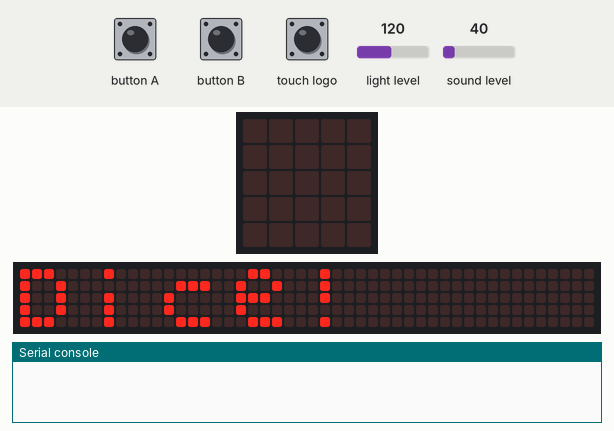
This program was run on a simulated BBC micro:bit (MakeCode). Parts: the board's 5×5 LED display, a strip that is not on the board, showing the scrolling text unrolled, the last lines printed to the serial console. The inputs (shaded band) are chosen by the test bench; at power-on: light level 120, sound level 40. Random numbers come from a fixed seed; the 48×5 strip is a reading aid, not a part: it shows the text the display is scrolling, unrolled, one strip-width of it at a time.

Above: at 4.7 s.
6.7 s: button A pressed for 0.15 s
At 7.5 s:
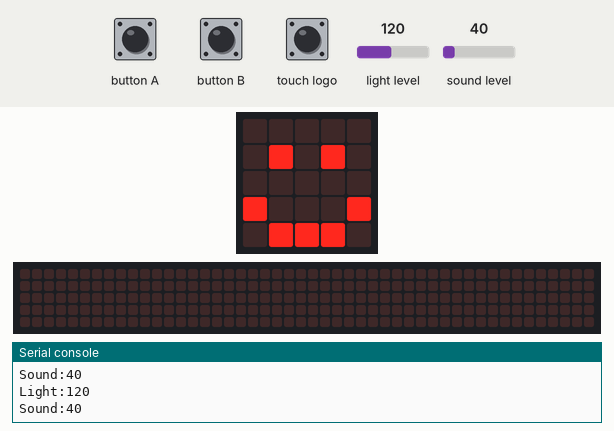
9.9 s: button A pressed for 0.15 s
At 11.4 s:
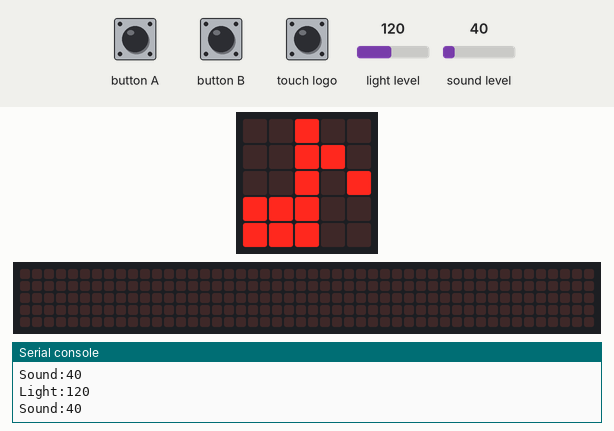
13.1 s: button A pressed for 0.15 s
At 15.4 s:
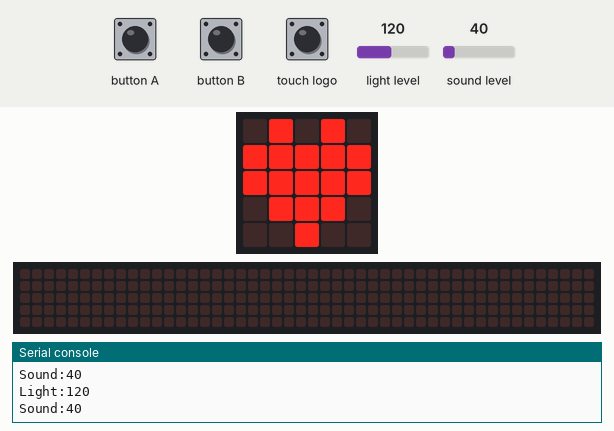
16.3 s: button A pressed for 0.15 s
At 18.1 s:
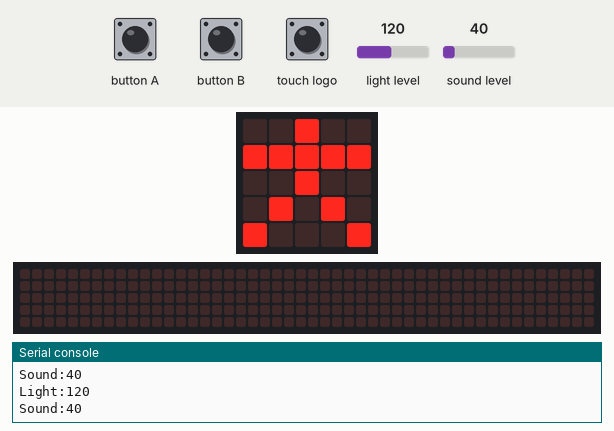
22.6 s: button B pressed for 0.15 s
At 23.2 s:
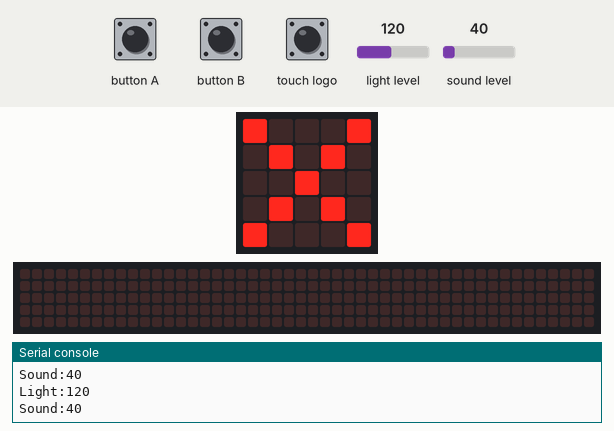
25.8 s: button B pressed for 0.15 s
At 27.1 s:
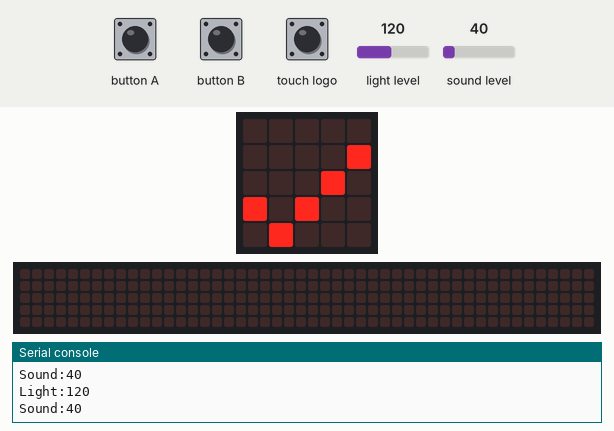
Timing chart, 0 to 28.8 s (numbered marks = the images above; inputs shaded):
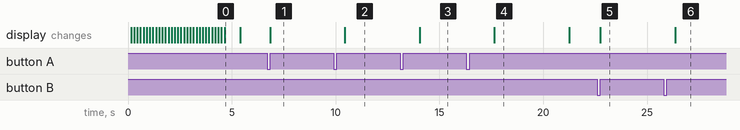

The program:

main.ts
```typescript
input.onButtonPressed(Button.A, function () {
    if (!(lock)) {
        lock = true
        tmp = randint(1, 6)
        if (tmp == 1) {
            basic.showIcon(IconNames.Heart)
        } else if (tmp == 2) {
            basic.showIcon(IconNames.Happy)
        } else if (tmp == 3) {
            basic.showIcon(IconNames.StickFigure)
        } else if (tmp == 4) {
            basic.showIcon(IconNames.Umbrella)
        } else if (tmp == 5) {
            basic.showIcon(IconNames.EigthNote)
        } else {
            basic.showIcon(IconNames.Giraffe)
        }
        basic.pause(3000)
        basic.clearScreen()
        lock = false
    }
})
input.onGesture(Gesture.Shake, function () {
    if (!(lock)) {
        lock = true
        basic.showNumber(randint(1, 6))
        basic.pause(3000)
        basic.clearScreen()
        lock = false
    }
})
input.onLogoEvent(TouchButtonEvent.Pressed, function () {
    if (!(lock)) {
        lock = true
        tmp = randint(1, 6)
        if (tmp == 1) {
            basic.showArrow(ArrowNames.North)
        } else if (tmp == 2) {
            basic.showArrow(ArrowNames.NorthEast)
        } else if (tmp == 3) {
            basic.showArrow(ArrowNames.East)
        } else if (tmp == 4) {
            basic.showArrow(ArrowNames.SouthEast)
        } else if (tmp == 5) {
            basic.showArrow(ArrowNames.South)
        } else if (tmp == 6) {
            basic.showArrow(ArrowNames.SouthWest)
        } else if (tmp == 7) {
            basic.showArrow(ArrowNames.West)
        } else {
            basic.showArrow(ArrowNames.NorthWest)
        }
        basic.pause(3000)
        basic.clearScreen()
        lock = false
    }
})
input.onButtonPressed(Button.B, function () {
    if (!(lock)) {
        lock = true
        if (Math.randomBoolean()) {
            basic.showIcon(IconNames.Yes)
        } else {
            basic.showIcon(IconNames.No)
        }
        basic.pause(3000)
        basic.clearScreen()
        lock = false
    }
})
input.onSound(DetectedSound.Loud, function () {
    if (!(lock)) {
        lock = true
        tmp = randint(1, 4)
        if (tmp == 1) {
            soundExpression.mysterious.playUntilDone()
        } else if (tmp == 2) {
            soundExpression.spring.playUntilDone()
        } else if (tmp == 3) {
            soundExpression.slide.playUntilDone()
        } else {
            music.playMelody("G E E - F D D - ", 120)
        }
        lock = false
    }
})
let tmp = 0
let lock = false
lock = false
basic.showString("Dice!")
input.setSoundThreshold(SoundThreshold.Loud, 120)
music.setBuiltInSpeakerEnabled(true)
music.setVolume(180)
basic.forever(function () {
    serial.writeString("Light:")
    serial.writeLine("" + (input.lightLevel()))
    serial.writeString("Sound:")
    serial.writeLine("" + (input.soundLevel()))
    basic.pause(500)
})
```

test.ts
```typescript
// 在這裡測試；當此封包作為擴充功能時，將不會編譯此內容。
```

Measured:
- after the input at 6.7 s, the display: changes after 0.15 s (image 1)
- after the input at 22.6 s, the display: changes after 0.15 s (image 5)
- what the display in image 0 shows lasts 0.7 s, from 4.7 s to 5.4 s
- what the display in image 4 shows lasts 3.6 s, from 17.7 s to 21.3 s
